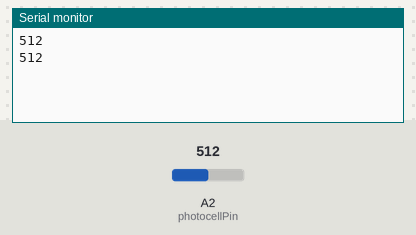
Recording of a sketch running on a simulated Arduino Uno, built with avr-gcc and run on an emulated ATmega328P. On the bench: the last lines printed to the serial monitor. The inputs (shaded band) are chosen by the test bench; at power-on: A2 (photocellPin) = 512.

Above: at 1.8 s.
1.9 s: A2 (photocellPin) set to 716
At 2.7 s:
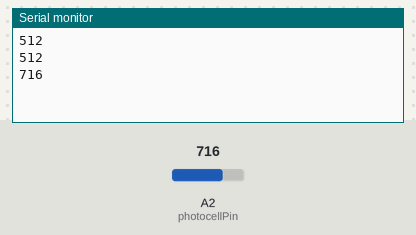
3.4 s: A2 (photocellPin) set to 900
At 4.8 s:
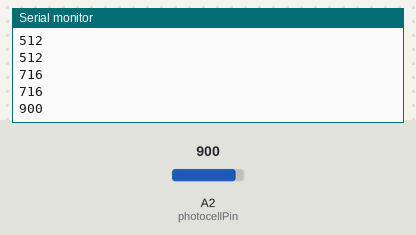
Timing chart, 0 to 6.4 s (numbered marks = the images above; inputs shaded):
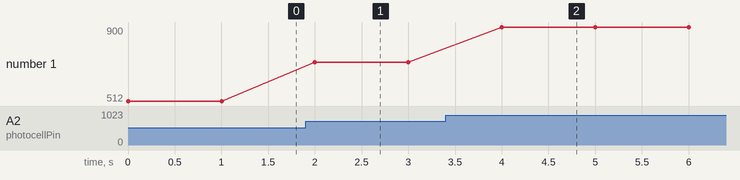

Measured:
- after the input at 1.9 s, the serial monitor: prints a new line after 0.10 s (image 1)
- after the input at 3.4 s, the serial monitor: prints a new line after 0.60 s (image 2)
- plotted number 1: 512 → 716 after the input at 1.9 s, 716 → 900 after the input at 3.4 s

The sketch:

light.ino
```cpp
int photocellPin = 2;
int photocellVal = 0;

void setup(){
  Serial.begin(9600);
}

void loop(){
  photocellVal = analogRead(photocellPin);
  Serial.println(photocellVal);
  delay(1000);
}
```
